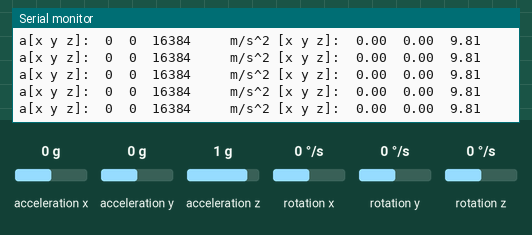
Simulated run of this sketch. Board: Arduino Uno, built with avr-gcc and run on an emulated ATmega328P. Parts: the last lines printed to the serial monitor. The inputs (shaded band) are chosen by the test bench; at power-on: acceleration x 0 g, acceleration y 0 g, acceleration z 1 g, rotation x 0 °/s, rotation y 0 °/s, rotation z 0 °/s.

Above: at 1.2 s.
1.3 s: acceleration x set to -1.4 g
At 1.37 s:
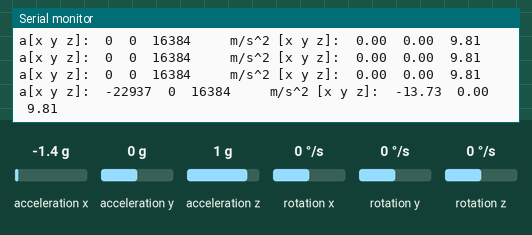
4.3 s: acceleration y set to -1.4 g
At 4.39 s:
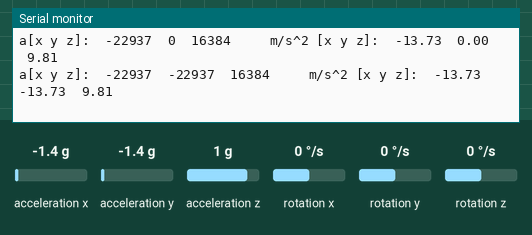
7.3 s: acceleration z set to -0.8 g
At 7.36 s:
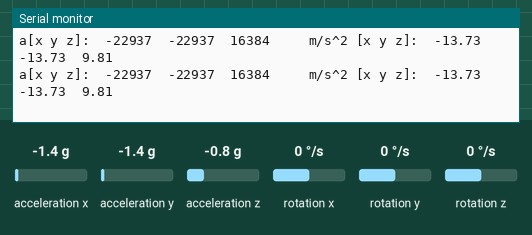
10.3 s: acceleration x set to -0.8 g
At 10.4 s:
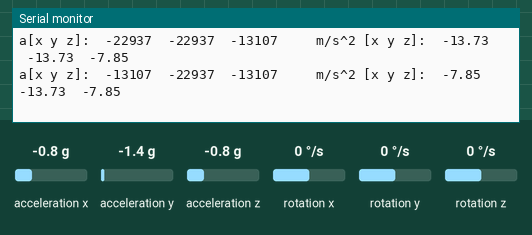
13.3 s: acceleration y set to -0.8 g
At 13.3 s:
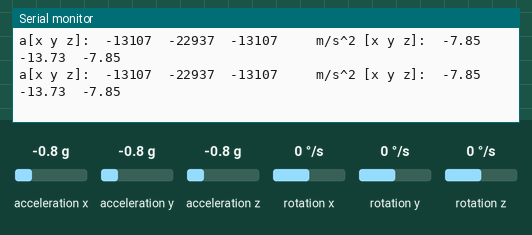
16.3 s: acceleration z set to 0.8 g
At 20.24 s:
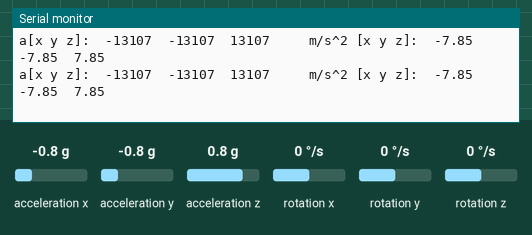
Timing chart, 0 to 20.3 s (numbered marks = the images above; inputs shaded):
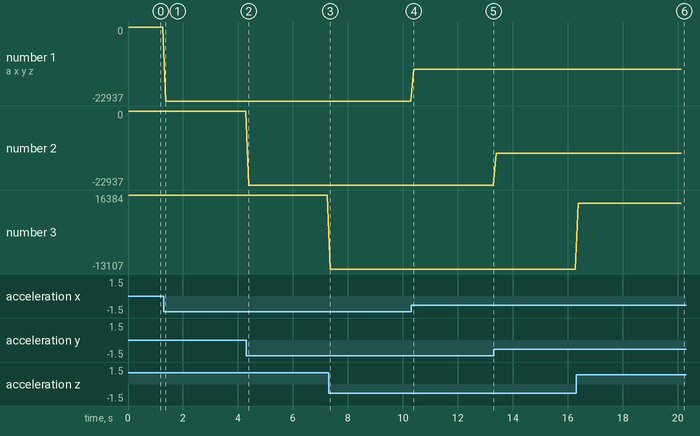

The sketch:

codigo_sensorMPU.ino
```cpp
#include "I2Cdev.h"
#include "MPU6050.h"
#include "Wire.h"

MPU6050 S;
// S es el objeto definido

int ax, ay, az;
float g = 9.81;
float rax,ray,raz;

void setup(){
  Serial.begin(9600);    //Iniciando USART
  Wire.begin();          //Iniciando comunicación I2C
  S.initialize();    //Iniciando el sensor

  if (S.testConnection()) Serial.println("Sensor iniciado correctamente");
  else Serial.println("Error al iniciar el sensor");
}


void loop() {
  // Lectura de las aceleraciones
  S.getAcceleration(&ax, &ay, &az);
  // parametros por referencia
  rax = ax*(2*g)/32767;
  ray = ay*(2*g)/32767;
  raz = az*(2*g)/32767;

  //Mostrar las lecturas separadas por un [tab]
  Serial.print("a[x y z]:\t");
  // g[x y z] -> son las variables del giroscopio
  Serial.print(ax); Serial.print("\t");
  Serial.print(ay); Serial.print("\t");
  Serial.print(az); Serial.print("\t \t");
  Serial.print("m/s^2 [x y z]:\t");
  Serial.print(rax); Serial.print("\t");
  Serial.print(ray); Serial.print("\t");
  Serial.print(raz); Serial.print("\t \t");
  Serial.print("\n");

  delay(100);

}

// el valor que entrega es entre -32768 a 32767, siendo el mayor 32767 (positivos), pq es de 16 bits
// como manda rango de             -2g a   2g (o la g que este configurada)
```

Measured:
- after the input at 1.3 s, the serial monitor: prints a new line after 0.07 s (image 1)
- after the input at 4.3 s, the serial monitor: prints a new line after 0.09 s (image 2)
- after the input at 10.3 s, the serial monitor: prints a new line after 0.10 s (image 4)
- after the input at 16.3 s, the serial monitor: prints a new line after 0.08 s (image 6)
- plotted number 1: 0 → -22937 after the input at 1.3 s
- plotted number 3: 16384 → -13107 after the input at 7.3 s, -13107 → 13107 after the input at 16.3 s
